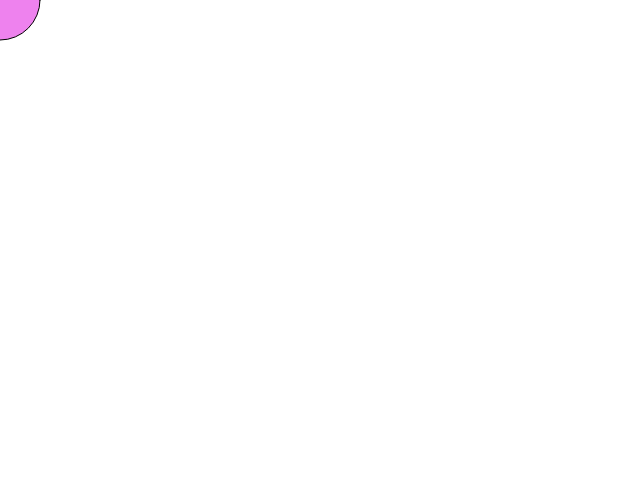
Frame 1 (no input)
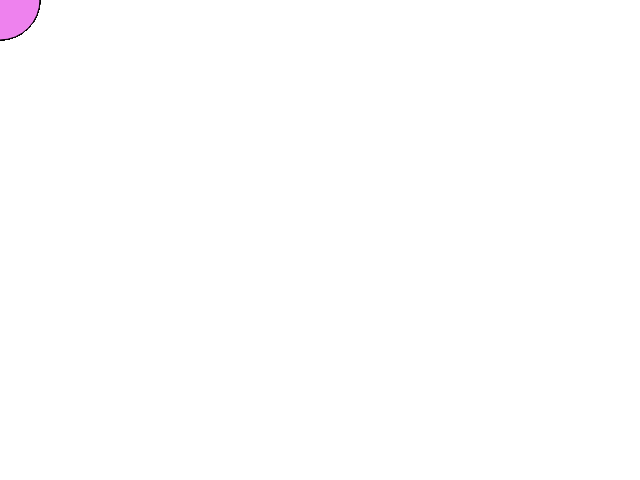
Frame 60 (no input)
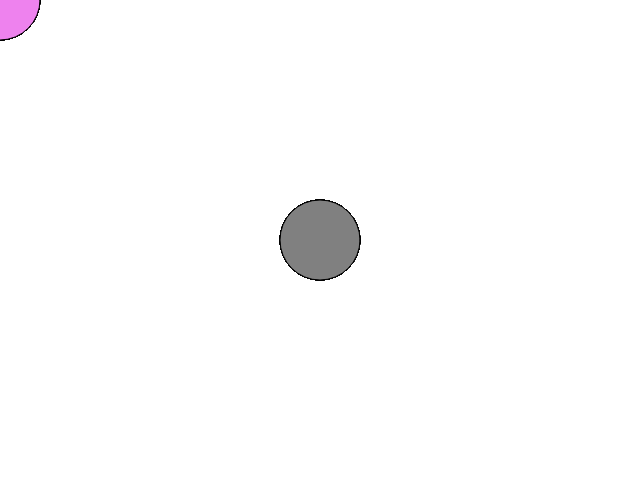
Frame 120 (the mouse pressed at the canvas centre since frame 60)

The p5.js sketch that drew these frames (run headless with seeded random() and noise() and a simulated clock; from frame 60 on, the mouse is pressed at the canvas centre):

// p5.js sketch
// ── sketch.js
var col = "grey";

function setup() {
  createCanvas(640, 480);
}

function draw() {
  if (mouseIsPressed) {
    fill(col);
  } else {
    fill("violet");
  }
  ellipse(mouseX, mouseY, 80, 80);
}
